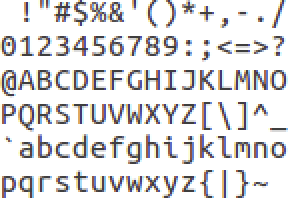
#> input picture symbols.png, 144 x 105 px (shown 2 times larger)
$ python symmap.py   (Python 2 division)
#> lines starting #> are read from the running program, lines starting #| are printed output that depends on the picture
#! /usr/bin/python

import os
import cv2
import csv
import math

# symbol_to_norm_map format:             {ord(symbol): norm value}
# clamped_value_to_symbol_dict format:   {ord(symbol): clamped norm value}
# sorted_symbol_list format:             list of symbols sorted by norm values
# value_to_ascii_map format:            {int(clamped norm): ord(symbol)}

VALUE_MAP = './value_map'


def __build_symbol_to_norm_map(symbols_filepath='./symbols.png'):
    """
    Builds the symbol-to-norm dictionary mapping.

    Calculates the norm of each symbol in symbol.png image.
    Black being equal to 0, and white equal to MAX, where MAX is the maximum norm value.

    :return: symbol_to_norm_dict in format:  {ord(symbol): norm value}
    """
    # symbols.png is an image file composed of ASCII characters from ordinal values 32 to 126 arranged in a grid
    # like a "sprite sheet."
    img = cv2.imread(symbols_filepath, cv2.IMREAD_GRAYSCALE)
    if img.size == 0:
        print('symmap.py unable to read \'' + symbols_filepath + '\'.')
        return
    # create a directory for images of each individual character
    curr_path = os.getcwd()
    curr_path += '/symbols'
    if not os.path.exists(curr_path):
        os.mkdir(curr_path)
    # Divides symbol.png into cells. Cell width and height was derived using an image editor.
    img_dem = img.shape[:2]
    cell_pixel_width = 9
    cell_pixel_height = 17
    img_cell_width = img_dem[1] / cell_pixel_width
    img_cell_height = img_dem[0] / cell_pixel_height
    # iterate cell-by-cell, calculating the vector norm of each cell in the image and storing the
    symbol_to_norm_dict = dict()
    for i in range(img_cell_height):
        for j in range(img_cell_width):
            if i == img_cell_height - 1 and j == img_cell_width - 1:
                break
            y_pos = i * cell_pixel_height
            x_pos = j * cell_pixel_width
            cell = img[y_pos:y_pos + cell_pixel_height, x_pos:x_pos + cell_pixel_width]
            cell_num = 32 + (i * 16) + j
            cv2.imwrite('./symbols/' + str(32 + (i * 16) + j) + '.png',
                        cell)  # creates images of symbols for debugging purposes
            # cv2.norm Gives the vector norm of the image.
            # The more black there is in the image, the lower the norm value.
            cell_norm = int(cv2.norm(cell, cv2.NORM_L1))
            symbol_to_norm_dict[cell_num] = cell_norm

    return symbol_to_norm_dict


def __build_clamped_symbol_to_norm_map(symbol_to_norm_map):
    """
    Builds the clamped-norm dictionary mapping, which is a symbol-to-norm mapping where the norm values are clamped
    inclusively between 0 and 255.

    :returns: clamped_norm_dict in format:  {ord(symbol): clamped norm value}
    """
    clamped_norm_dict = symbol_to_norm_map.copy()
    norm_values = [symbol_to_norm_map[x] for x in symbol_to_norm_map]  # extract norm values from symbol_to_norm_dict
    max_val = max(norm_values)
    min_val = min(norm_values)
    for key in clamped_norm_dict:
        val = symbol_to_norm_map[key]
        clamped_norm_dict[key] = int((val - min_val) * (255.0 / (max_val - min_val)))

    return clamped_norm_dict


def __build_value_to_symbol_map(clamped_value_to_symbol_map):
    """
    Builds a reduced value-to-symbol dictionary mapping based on the clamped values of the clamped-norm dictionary.

    A value can only be associated with one symbol. If a value already has a mapping to a symbol and both symbols are
    a special character, the new symbol will become the mapping for the value. Otherwise, no action is taken and
    the unmapped symbol is ignored. The result is a dictionary where each key represents a value between 0 and 255.
    """
    value_to_symbol_map = dict()
    for key in clamped_value_to_symbol_map:
        value = clamped_value_to_symbol_map[key]
        if value not in value_to_symbol_map:
            value_to_symbol_map[value] = key
        else:
            sym = value_to_symbol_map[value]
            if __is_special_char(sym) and __is_special_char(key):
                value_to_symbol_map[value] = key
    return value_to_symbol_map


def __build_sorted_symbol_list(value_to_symbol_map):
    """
    Builds a list of ascii symbols sorted in order of least-to-greatest norm values and
    based on the values in the symbol-to-norm dictionary mapping.
    """
    sorted_values = [val for val in value_to_symbol_map]
    sorted_values.sort()
    sorted_symbol_list = [value_to_symbol_map[val] for val in sorted_values]

    return sorted_symbol_list


def __build_distributed_value_to_ascii_map(sorted_symbols_list, distribution):
    value_to_ascii_map = dict()
    D = 0
    for i in range(len(sorted_symbols_list)):
        for j in range(distribution[i]):
            value_to_ascii_map[D] = chr(int(sorted_symbols_list[i]))
            D += 1
    return value_to_ascii_map


# [51 lines left out: functions __even_distribution, __fill_distribution, not called in this run]


def __normal_distribution(sorted_symbols_list, mean, sigma2):
    """
    Distributes value-to-symbol mappings using Gaussian probability distribution.

    :returns: A list of each symbol's distribution. The values of the list represent the number of times the
    character should appear when mapping gray-scale values to a symbol.
    """
    N = len(sorted_symbols_list)
    G = 256.0 / (N - 1)  # the width of a distribution for each symbol
    distribution = [(G * i) for i in range(N - 1)]
    distribution.append(256.0)
    for i in range(N):
        g = distribution[i]
        d = (1 / (2 * math.pi * sigma2)) * math.exp(-((g - mean) ** 2) / (2 * sigma2))  # gaussian distribution formula
        distribution[i] = d
    min_val = min(distribution)
    max_val = max(distribution)
    for i in range(N):
        val = distribution[i]
        distribution[i] = (val - min_val) * (1 / (max_val - min_val))  # clamp values between 0 and 1
        distribution[i] = abs(1.0 - distribution[i])
        # The above inverts distribution such that higher probability values now contribute less to the sum.
        # This is necessary so that values closer to the mean are associated with more unique characters than those
        # further from the mean.
    S = sum(distribution)
    # Iterate over and divide each distribution value by the sum, normalizing each value.
    # If value after truncation is zero, set value to 1.
    for i in range(N):
        d = 256 * (distribution[i] / float(S))
        if int(d) < 1:
            d = 1
        distribution[i] = int(d)
    # The sum of the distribution at this point should technically be 256, but will usually be a number less than 256
    # because the quotient above is converted into and int, truncating the values. Also, zero values are artificially
    # being set to 1.
    dif = 256 - sum(distribution)  # gives the remaining number of distribution points to distribute
    i = 0
    j = N - 1
    rng = range(N)
    # Iterates from both sides of the list and adds 1 to the highest value. If there is a tie, both receive +1. This
    # continues until dif == 0.
    # TODO   Improve algorithm to recognize when one side of the distribution should increment over the other.
    # TODO   I.E. max value on either side of mean is 5, right side has six 5's and left side has three 5's,
    # TODO   then the algorithm should iterate and increment over the right side 3 times before incrementing any values on the left.
    while dif > 0 and i in rng and j in rng:
        if distribution[i] == distribution[j]:
            distribution[i] += 1  # increment distribution
            dif -= 1  # decrement number of distribution points left to distribute
            i += 1  # increment left iterator
            if dif > 0:
                distribution[j] += 1  # increment distribution
                dif -= 1  # decrement number of distribution points left to distribute
                j -= 1  # decrement right iterator
        elif distribution[i] > distribution[j]:
            distribution[i] += 1
            dif -= 1
            i += 1
        elif distribution[j] > distribution[i]:
            distribution[j] += 1
            dif -= 1
            j -= 1
    # distribution now sums to 256
    return distribution


# [13 lines left out: function __calc_mean_sigma, not called in this run]


def __write_value_map(value_to_symbol_map=None, file_name='./value_map'):
    if value_to_symbol_map is None:
        symbol_to_norm_map = __build_symbol_to_norm_map()
#> in __build_symbol_to_norm_map, `img = cv2.imread(symbols_filepath, cv2.IMREAD_GRAYSCALE)`:
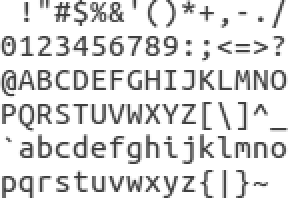
#> img: shape (105, 144) (shown 2 times larger); min 61, max 255, mean 223.3
#> after the loop in __build_symbol_to_norm_map, `for i in range(img_cell_height):`: symbol_to_norm_dict = 95 items
        clamped_symbol_to_norm_map = __build_clamped_symbol_to_norm_map(symbol_to_norm_map)
#> in __build_clamped_symbol_to_norm_map, `norm_values = [symbol_to_norm_map[x] for x in symbol_to_norm_map]`: norm_values = 95 values, max 39015 at index 0, min 29173 at index 32, mean 33964.1
#> in __build_clamped_symbol_to_norm_map, `max_val = max(norm_values)`: max_val = 39015
#> in __build_clamped_symbol_to_norm_map, `min_val = min(norm_values)`: min_val = 29173
#> the loop in __build_clamped_symbol_to_norm_map, `for key in clamped_norm_dict:` made 95 passes
#> val on passes 1 to 12: 39015, 36148, 37018, 31448, 32482, 32066, 31847, 37792, 34719, 34747, 35460, 35812
#> in __write_value_map, `clamped_symbol_to_norm_map = __build_clamped_symbol_to_norm_map(symbol..`: clamped_symbol_to_norm_map = 95 items
        value_to_symbol_map = __build_value_to_symbol_map(clamped_symbol_to_norm_map)
#> the loop in __build_value_to_symbol_map, `for key in clamped_value_to_symbol_map:` made 95 passes
#> (value, sym) on passes 24, 25, 28, 31, 39, 44, 46, 49, 51, 52, 54, 60: (143, 40), (69, 38), (180, 33), (167, 60), (128, 67), (85, 36), (69, 56), (99, 65), (69, 56), (116, 53), (90, 54), (116, 53)
#> value on passes 1 to 6: 255, 180, 203, 58, 85, 74
#> after the loop in __build_value_to_symbol_map, `for key in clamped_value_to_symbol_map:`: value_to_symbol_map = 67 items
#> the loop in __write_value_map, `for val, sym in value_to_symbol_map.items():` made 67 passes
#> (val, sym) on passes 1 to 12: (255, 32), (180, 59), (203, 34), (58, 35), (85, 36), (74, 37), (69, 56), (223, 39), (143, 55), (144, 41), (162, 42), (172, 43)
    f = open(file_name, 'w')
    writer = csv.DictWriter(f, fieldnames=['value', 'symbol'])

    writer.writeheader()
    for val, sym in value_to_symbol_map.items():
        writer.writerow({'value': val, 'symbol': sym})

    f.close()


def __load_value_map():
    """
    Loads the value-to-symbol mapping used to map gray scale values to ascii symbols.
    """
    value_to_symbol_map = dict()
    with open(VALUE_MAP, 'r') as val_map_file:
        reader = csv.DictReader(val_map_file)
        for row in reader:
            value_to_symbol_map[int(row['value'])] = row['symbol']

        val_map_file.close()
        print('value-to-symbol map loaded..')
    return value_to_symbol_map


def __is_special_char(sym):
    return sym < 65 or (90 < sym < 97) or sym > 122


# [11 lines left out: function get_value2ascii_map, not called in this run]


def main():
    symbol_to_norm_map = __build_symbol_to_norm_map()
#> symbol_to_norm_map = 95 items
    clamped_symbol_to_norm_map = __build_clamped_symbol_to_norm_map(symbol_to_norm_map)
#> the loop in __build_clamped_symbol_to_norm_map (call 2), `for key in clamped_norm_dict:` made 95 passes
#> clamped_symbol_to_norm_map = 95 items
    value_to_symbol_map = __build_value_to_symbol_map(clamped_symbol_to_norm_map)
#> the loop in __build_value_to_symbol_map (call 2), `for key in clamped_value_to_symbol_map:` made 95 passes
#> value on passes 1 to 12: 255, 180, 203, 58, 85, 74, 69, 223, 143, 144, 162, 172
#> value_to_symbol_map = 67 items
    sorted_symbol_list = __build_sorted_symbol_list(value_to_symbol_map)
#> sorted_symbol_list = 67 values, max 126 at index 61, min 32 at index 66, mean 74.43
    # even_distr = __even_distribution(sorted_symbol_list)
    # fill_distr = __fill_distribution(sorted_symbol_list, value_to_symbol_map)  # DEBUG
    normal_distr = __normal_distribution(sorted_symbol_list, 80, 2000)
#> in __normal_distribution, `N = len(sorted_symbols_list)`: N = 67
#> in __normal_distribution, `G = 256.0 / (N - 1)`: G = 3.88
#> in __normal_distribution, `distribution = [(G * i) for i in range(N - 1)]`: distribution = 66 values from 0 to 252.1
#> the loop in __normal_distribution, `for i in range(N):` made 67 passes
#> g on passes 1 to 12: 0, 3.88, 7.76, 11.64, 15.52, 19.39, 23.27, 27.15, 31.03, 34.91, 38.79, 42.67
#> after the loop in __normal_distribution, `for i in range(N):`: distribution = 67 values, max 7.95e-05 at index 21, min 3.45e-08 at index 66, mean 3.32e-05
#> in __normal_distribution, `min_val = min(distribution)`: min_val = 3.45e-08
#> in __normal_distribution, `max_val = max(distribution)`: max_val = 7.95e-05
#> the loop in __normal_distribution, `for i in range(N):` made 67 passes
#> val on passes 1 to 12: 1.61e-05, 1.87e-05, 2.16e-05, 2.47e-05, 2.81e-05, 3.18e-05, 3.56e-05, 3.96e-05, 4.37e-05, 4.79e-05, 5.2e-05, 5.62e-05
#> after the loop in __normal_distribution, `for i in range(N):`: distribution = 67 values, max 1 at index 66, min 0 at index 21, mean 0.583
#> in __normal_distribution, `S = sum(distribution)`: S = 39.07
#> the loop in __normal_distribution, `for i in range(N):` made 67 passes
#> after the loop in __normal_distribution, `for i in range(N):`: distribution = 67 values, max 6 at index 47, min 1 at index 11, mean 3.55
#> in __normal_distribution, `dif = 256 - sum(distribution)`: dif = 18
#> in __normal_distribution, `j = N - 1`: j = 66
#> the loop in __normal_distribution, `while dif > 0 and i in rng and j in rng:` made 18 passes
#> (dif, j) on passes 1 to 12: (17, 65), (16, 64), (15, 63), (14, 62), (13, 61), (12, 60), (11, 59), (10, 58), (9, 57), (8, 56), (7, 55), (6, 54)
#> after the loop in __normal_distribution, `while dif > 0 and i in rng and j in rng:`: dif = 0; distribution = 67 values, max 7 at index 49, min 1 at index 11, mean 3.82; i = 0; j = 48
#> normal_distr has the same summary as distribution in __normal_distribution
    value_to_ascii_map = __build_distributed_value_to_ascii_map(sorted_symbol_list, normal_distr)
#> the loop in __build_distributed_value_to_ascii_map, `for i in range(len(sorted_symbols_list)):` made 67 passes
#> after the loop in __build_distributed_value_to_ascii_map, `for i in range(len(sorted_symbols_list)):`: D = 256; value_to_ascii_map = 256 items
#> value_to_ascii_map = 256 items

    __write_value_map(value_to_symbol_map)
#> the loop in __write_value_map (call 2), `for val, sym in value_to_symbol_map.items():` made 67 passes

    for val in range(256):
        sym = value_to_ascii_map[val]
        print('{' + str(val) + ' : ' + str(ord(sym)) + ' = \'' + sym + '\' }')
#> this loop made 256 passes
#> sym on passes 1 to 3: '@', '@', '@'
#| {0 : 64 = '@' }
#| {1 : 64 = '@' }
#| {2 : 64 = '@' }
#| {3 : 64 = '@' }
#| {4 : 64 = '@' }
#| {5 : 81 = 'Q' }
#| {6 : 81 = 'Q' }
#| {7 : 81 = 'Q' }
#> (further printed lines are left out)


if not os.path.exists(VALUE_MAP):
    __write_value_map()
value_to_symbol_map = __load_value_map()
sorted_symbol_list = __build_sorted_symbol_list(value_to_symbol_map)

if __name__ == '__main__':
    main()
